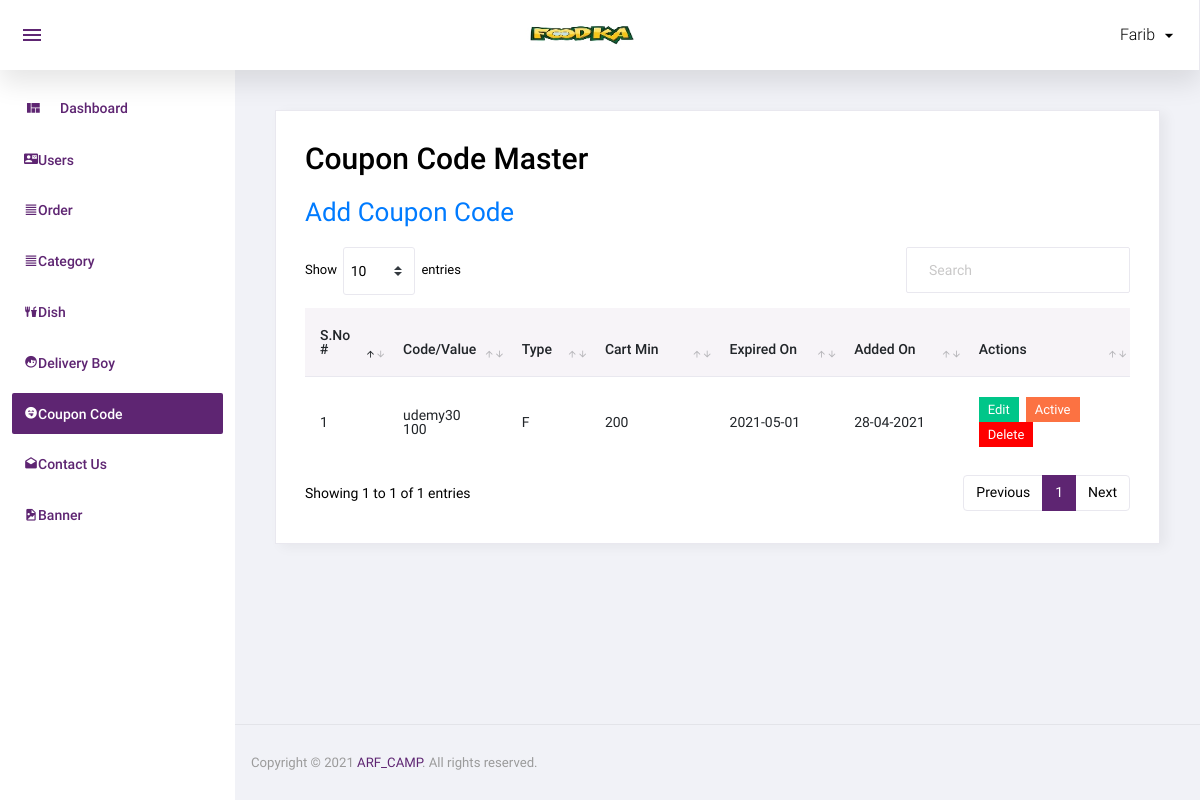
The page /admin/coupon_code.php (signed in) on the database as committed earlier.
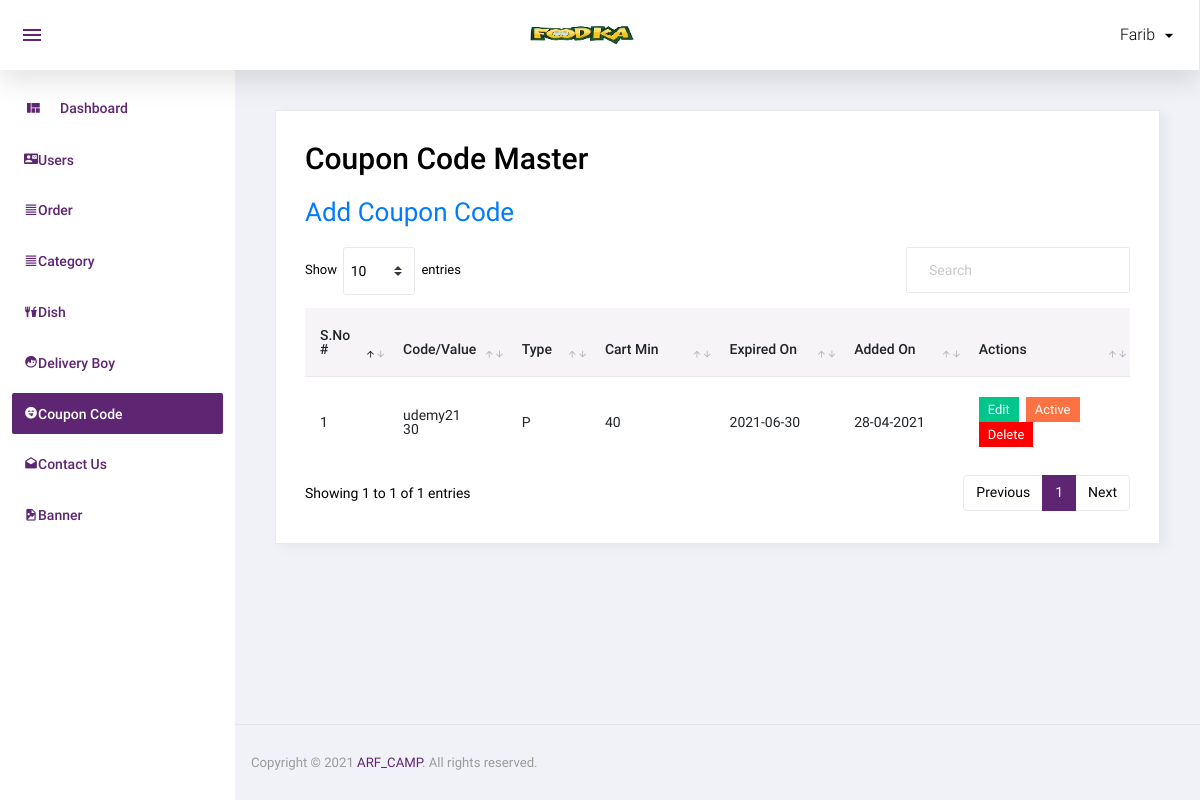
The same page on the database as committed later.
### tables this page shows
CREATE TABLE `coupon_code` (
  `id` int(11) NOT NULL,
  `coupon_code` varchar(20) NOT NULL,
  `coupon_type` enum('P','F') NOT NULL,
  `coupon_value` int(11) NOT NULL,
  `cart_min_value` int(11) NOT NULL,
  `expired_on` date NOT NULL,
  `status` int(11) NOT NULL,
  `added_on` datetime NOT NULL
);

### admin/coupon_code.php (the view, shortened to what this page needs)
<?php
include('top.php');
$sql="select * from coupon_code order by id desc";
$res=mysqli_query($con,$sql);
?>
  <div class="card">
            <div class="card-body">
              <h1 class="grid_title">Coupon Code Master</h1>
			  <a href="manage_coupon_code.php" class="add_link">Add Coupon Code</a>
			  <div class="row grid_box">
                <div class="col-12">
                  <div class="table-responsive">
                    <table id="order-listing" class="table">
                      <thead>
                        <tr>
                            <th width="10%">S.No #</th>
                            <th width="10%">Code/Value</th>
                            <th width="10%">Type</th>
							<th width="15%">Cart Min</th>
							<th width="15%">Expired On</th>
							<th width="15%">Added On</th>
                            <th width="20%">Actions</th>
                        </tr>
                      </thead>
                      <tbody>
                        <?php if(mysqli_num_rows($res)>0){
						$i=1;
						while($row=mysqli_fetch_assoc($res)){
						?>
						<tr>
                            <td><?php echo $i?></td>
                            <td><?php echo $row['coupon_code']?><br/>
							<?php echo $row['coupon_value']?></td>
							<td><?php echo $row['coupon_type']?></td>
							<td><?php echo $row['cart_min_value']?></td>
							<td>
							<?php
							if($row['expired_on']=='0000-00-00'){
							}else{
								echo $row['expired_on'];
							}
							?>
							</td>
							<td>
							<?php
							$dateStr=strtotime($row['added_on']);
							echo date('d-m-Y',$dateStr);
							?>
							</td>
							<td>
								<a href="manage_coupon_code.php?id=<?php echo $row['id']?>"><label class="badge badge-success hand_cursor">Edit</label></a>&nbsp;
								<?php
								if($row['status']==1){
								?>
								<a href="?id=<?php echo $row['id']?>&type=deactive"><label class="badge badge-danger hand_cursor">Active</label></a>
								<?php
								}else{
								?>
								<a href="?id=<?php echo $row['id']?>&type=active"><label class="badge badge-info hand_cursor">Deactive</label></a>
								<?php
								}
								?>
								<a href="?id=<?php echo $row['id']?>&type=delete"><label class="badge badge-danger delete_red hand_cursor">Delete</label></a>
							</td>
                        </tr>
                        <?php
						$i++;
						} } else { ?>
						<tr>
							<td colspan="5">No data found</td>
						</tr>
						<?php } ?>
                      </tbody>
                    </table>
                  </div>
				</div>
              </div>
            </div>
          </div>
<?php include('footer.php');?>

Rows that differ between the two databases and show on the page:
changed coupon_code: coupon_code "udemy30" → "udemy21"; coupon_value "100" → "30"; coupon_type "F" → "P"; cart_min_value "200" → "40"; expired_on "2021-05-01" → "2021-06-30"
